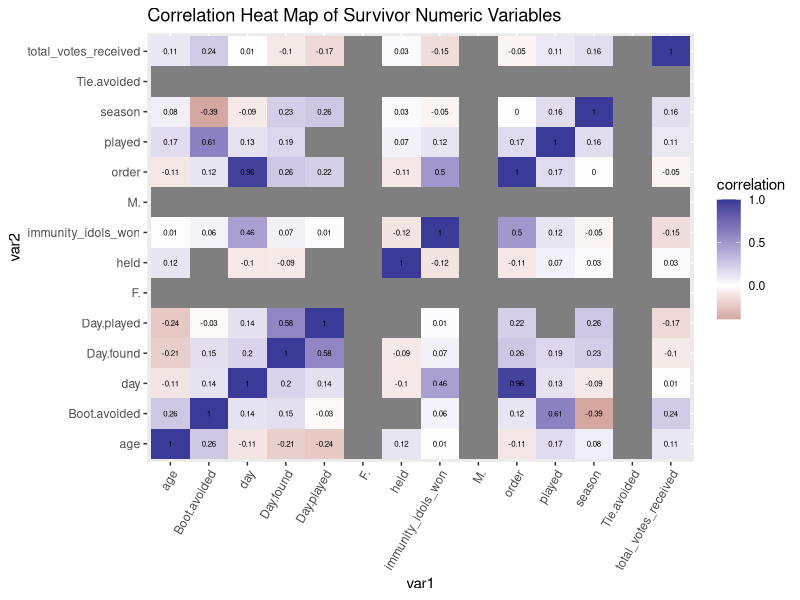
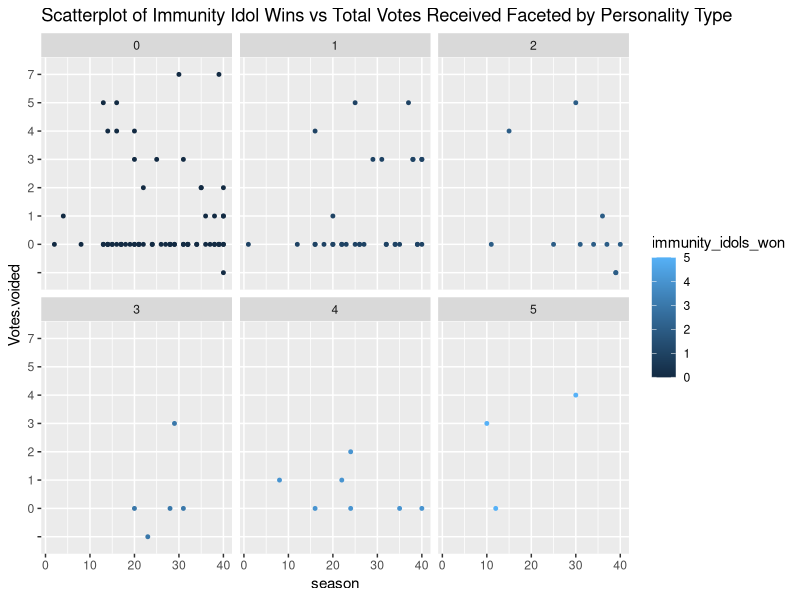
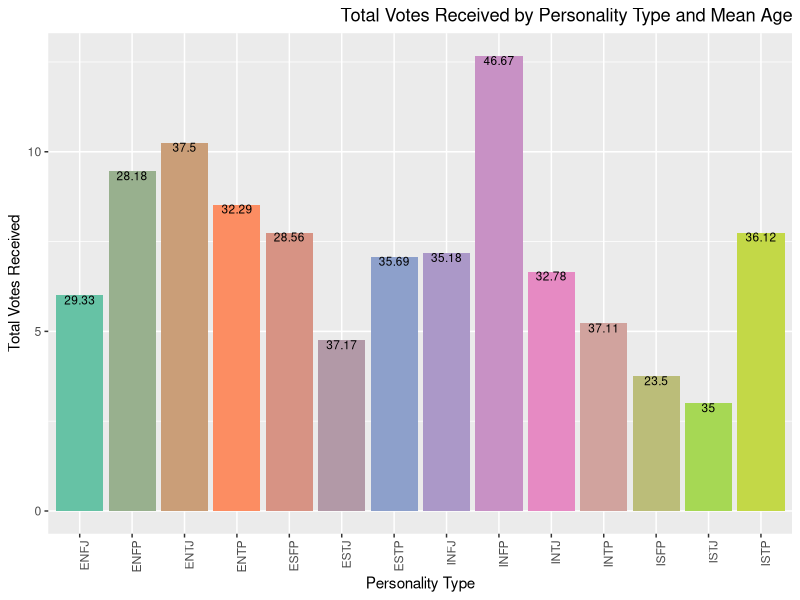
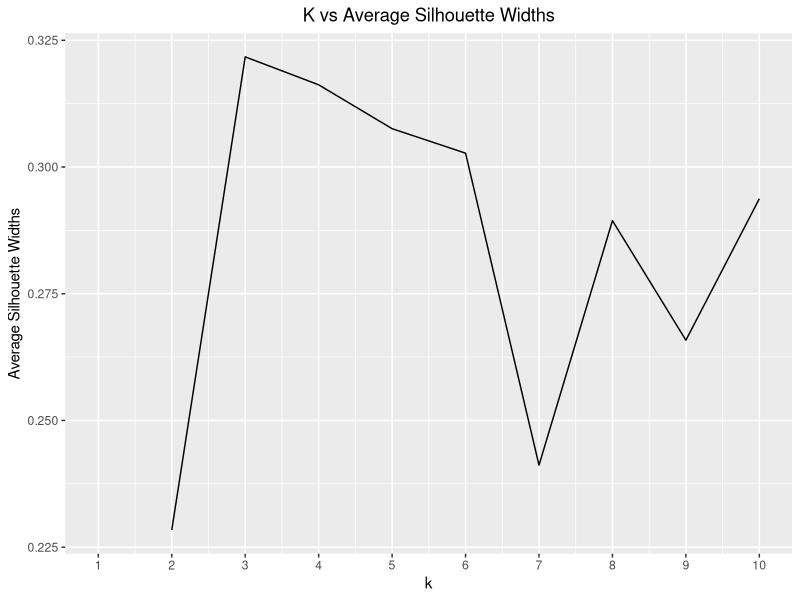
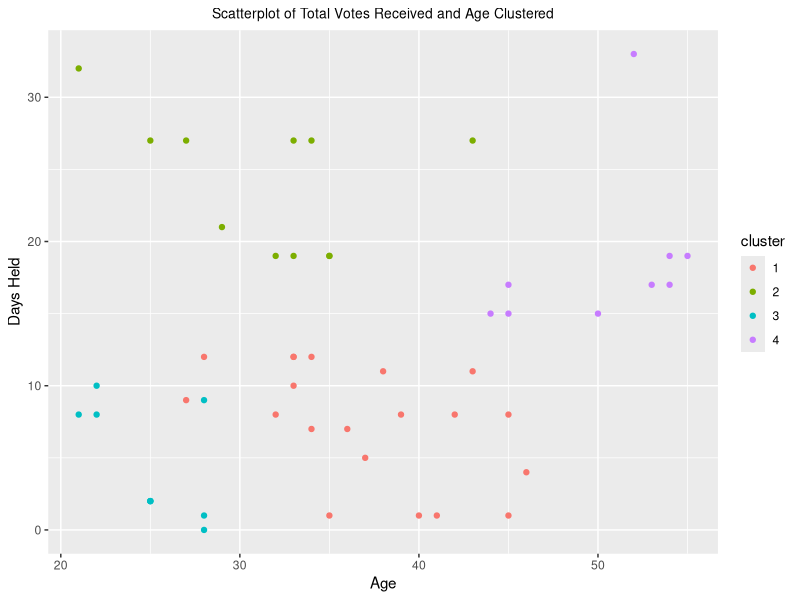
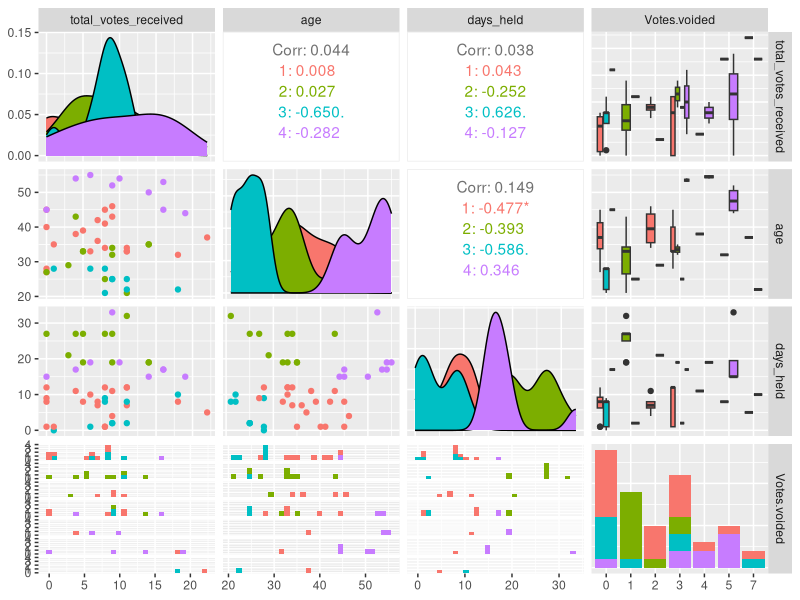
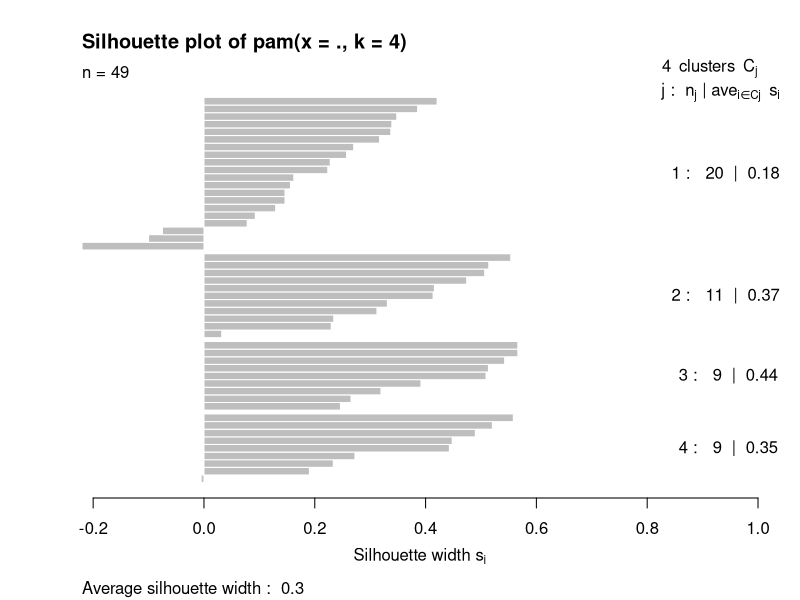

The R script that drew these images, in order:
## ---- chunk 1
chooseCRANmirror(graphics=FALSE, ind=1)
knitr::opts_chunk$set(echo = TRUE)
## ---- chunk 2
library(tidyverse)
library(tibble)
idols <- read.csv("Survivor idols found.csv")

Castaways <- read.csv("castaways.csv") %>% select(-1)

survivor <- inner_join(Castaways, idols, by=c("full_name"="Contestant"))
glimpse(survivor)
## ---- chunk 3
SF <- survivor %>% filter(immunity_idols_won>1) %>% arrange(desc(age)) %>% mutate(days_held = Day.played - Day.found)
survivor2 <- survivor %>% mutate(days_held = Day.played - Day.found) %>% select(-Notes)
## ---- chunk 4
survivor %>% summarize_if(is.numeric, mean)
survivor %>% summarize_if(is.numeric, sd)
## ---- chunk 5
survivor %>%  summarize(mean(immunity_idols_won),sd(immunity_idols_won), var(immunity_idols_won), min(immunity_idols_won), max(immunity_idols_won))%>% pivot_longer(1:5, names_to="stats", values_to="values")
## ---- chunk 6
survivor %>% summarize(cor(immunity_idols_won, total_votes_received, use="pair"))

cormat <- survivor %>% select_if(is.numeric) %>% cor(use="pair")

cormat %>% as.data.frame() %>% rownames_to_column("var1") %>% pivot_longer(-1, names_to="var2", values_to="correlation")

tidycor <- cormat %>% as.data.frame() %>% rownames_to_column("var1") %>% pivot_longer(-1, names_to="var2", values_to="correlation")

tidycor %>% ggplot(aes(var1, var2, fill=correlation))+geom_tile()+scale_fill_gradient2()+theme(axis.text.x = element_text(angle = 60, hjust=1))+ggtitle("Correlation Heat Map of Survivor Numeric Variables") + geom_text(aes(label=round(correlation, 2)), color="black", size =2)
## ---- chunk 7
library(RColorBrewer)
nb.cols <- 16
mycolors <- colorRampPalette(brewer.pal(6, "Set2"))(nb.cols)

survivor %>% ggplot(aes(season, Votes.voided, color=immunity_idols_won))+ geom_point(size=1)+ scale_fill_manual(values=mycolors)+ggtitle("Scatterplot of Immunity Idol Wins vs Total Votes Received Faceted by Personality Type")+facet_wrap(~immunity_idols_won)
## ---- chunk 8
Meanage <- survivor %>% group_by(personality_type) %>% summarize(meanage = mean(age), meanvotes= mean(total_votes_received)) %>% mutate(meanage = round(meanage,2))

survivor %>% ggplot(aes(personality_type, total_votes_received, fill= personality_type))+geom_bar(stat="summary", fun=mean, position="dodge")+scale_fill_manual(values = mycolors)+theme(axis.text.x = element_text(angle = 90, hjust=1),legend.position = "none", plot.title = element_text(hjust = 1)) + geom_text(data=Meanage, aes(y=meanvotes, label=meanage),vjust=1, size=3) + ggtitle("Total Votes Received by Personality Type and Mean Age")+labs(x="Personality Type", y="Total Votes Received")
## ---- chunk 9
library(cluster)
SurNV <- survivor2 %>% select(total_votes_received, age, days_held, Votes.voided, immunity_idols_won) %>% na.omit() 
glimpse(SurNV)

SurNVsil <- vector()

kmeans1 <- SurNV %>% kmeans(3)
kmeans1 

for(i in 2:10){kms <- kmeans(SurNV, centers = i)
sil <- silhouette(kms$cluster, dist(SurNV)) 
SurNVsil[i] <- mean(sil[,3])
}

ggplot()+geom_line(aes(x=1:10, y=SurNVsil))+scale_x_continuous(name= "k", breaks=1:10)+ggtitle("K vs Average Silhouette Widths")+theme(plot.title = element_text(hjust = 0.5))+labs(x= "k values", y="Average Silhouette Widths")
## ---- chunk 10
SurPam <- SurNV %>%  pam(k=4) 

Surpamclust <- SurNV %>% mutate(cluster = as.factor(SurPam$clustering))

Surpamclust %>% group_by(cluster) %>% summarise_if(is.numeric, mean, na.rm=T)

Surpamclust %>% ggplot(aes(x=age, y=days_held, color=cluster))+geom_point()+ggtitle("Scatterplot of Total Votes Received and Age Clustered")+theme(plot.title = element_text(hjust=0.5, size=10))+labs(x="Age", y="Days Held")
## ---- chunk 11
install.packages("GGally")
library(GGally)

SurNV %>% mutate(cluster = as.factor(SurPam$clustering)) 

ggpairs(SurNV %>% mutate(cluster = as.factor(SurPam$clustering)) , columns=1:4,  aes(color=cluster))

plot(SurPam, which=2)
SurPam$silinfo$avg.width
